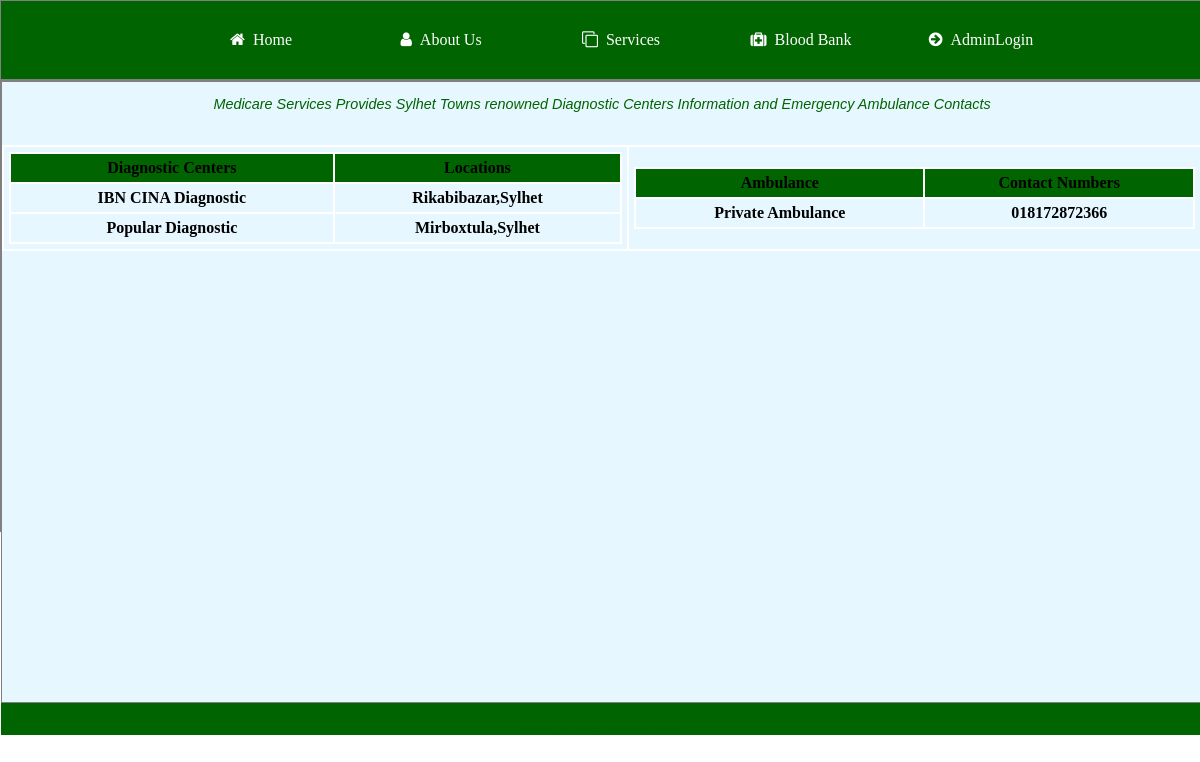
Page /MediServices.php on the committed database.
### tables this page shows
CREATE TABLE `dc` (
  `id` int(12) NOT NULL,
  `DiagnosticCenters` varchar(255) NOT NULL,
  `Locations` varchar(255) NOT NULL
);

CREATE TABLE `ambulance` (
  `id` int(12) NOT NULL,
  `Ambulance` varchar(255) NOT NULL,
  `ContactNumbers` varchar(255) NOT NULL
);

### MediServices.php (the view, shortened to what this page needs)
<?php
		include("connect.php");
?>
<!DOCTYPE html>
<html>
	<head>
	<link rel="stylesheet" href="stylesheet.css"/>
	<link rel="stylesheet" href="https://stackpath.bootstrapcdn.com/font-awesome/4.7.0/css/font-awesome.min.css">
	</head>
	<body>
		<div class="background">
			<div class="menu-bar">
			<ul>
			<li><a href="index.php"><i class="fa fa-home" aria-hidden="true"></i>Home</a></li>
			<li><a href="about.php"><i class="fa fa-user" aria-hidden="true"></i>About Us</a></li>
			<li><a href="#"><i class="fa fa-clone" aria-hidden="true"></i>Services</a>
			</li>
			<li><a href="bloodbank.php"><i class="fa fa-medkit" aria-hidden="true"></i>Blood Bank</a></li>
			<li><a href="login.php"><i class="fa fa-arrow-circle-right" aria-hidden="true"></i>AdminLogin</a></li>
			</ul>
			</div>
			<div class="slider">
			<div class="aboutusbody">
			<p> Medicare Services Provides Sylhet Towns renowned Diagnostic Centers Information and Emergency Ambulance Contacts</p>
				<table>
				<tr><th>
					<?php
					$sql= "select * from dc";
	$res=mysqli_query($conn,$sql);
	echo '<table border="1" width="100%" >';
	echo '<tr bgcolor="#006400" >';
		echo '<th color="white">'.'Diagnostic Centers'.'</th>';
		echo '<th color="white">'.'Locations'.'</th>';
	echo '</tr>';
	while($arr=mysqli_fetch_array($res))
	{
		echo '<tr>';
		echo '<td>'.$arr['DiagnosticCenters'].'</td>';
		echo '<td>'.$arr['Locations'].'</td>';
		echo '</tr>';
	}
	echo '</table>';
					?>
			</th>
				<br>
			<th>
					<?php
					$sql= "select * from ambulance";
	$res=mysqli_query($conn,$sql);
	echo '<table border="1" width="100%" >';
	echo '<tr bgcolor="#006400" color="white">';
		echo '<th>'.'Ambulance'.'</th>';
		echo '<th>'.'Contact Numbers'.'</th>';
	echo '</tr>';
	while($arr=mysqli_fetch_array($res))
	{
		echo '<tr>';
		echo '<td>'.$arr['Ambulance'].'</td>';
		echo '<td>'.$arr['ContactNumbers'].'</td>';
		echo '</tr>';
	}
	echo '</table>';
					?>
			</th>
		</tr>
	</table>
</div>
<footer class="footer">
			<p align="center">Copyright © all reserved here</p>
		</footer>
</div>
			</div>
	</body>
</html>

### stylesheet.css (style rules this page uses)
html, body { height: 100%; margin: 0; }
.background { height: auto; }
.slider { border: 1px solid gray; width: 100%; height: 400px; text-align: center; min-height: 200px; }
.footer { width: 100%; bottom: 0; background-color:rgb(0,100,00); text-align: center; color: white; font-size: 14px; padding-top: 0px; }
.aboutusbody { display: inline-block; border: 1px solid gray; width: 100%; height: auto; font: left; }
.menu-bar { position: -webkit-sticky; position: sticky; top: 0; width: 100%; height: auto; background: rgb(0,100,00); text-align: center; border: 1px solid gray; }
.menu-bar ul { margin: 0px; display: inline-flex; list-style: none; color: white; }
.menu-bar ul li { width:120px; margin: 15px; padding:15px; }
.menu-bar ul li a { text-decoration: none; color: white; }
.menu-bar .fa { margin-right: 8px; }
.slider { background-color : white; border: 1px solid gray; width: 100%; height: 450px; text-align: center; min-height: 200px; }
.footer { width: 100%; bottom: 0; background-color:rgb(0,100,00); text-align: center; color: white; font-size: 14px; padding-top: 5px; }
.footer { width: 100%; bottom: 0; background-color: rgb(0,100,00); text-align: center; color: white; font-size: 14px; padding-top: 5px; }
.aboutusbody { display: inline-block; border: 1px solid gray; width: 100%; height: 620px; background-color: #e6f7ff; font: left; }

### MediServices.php (style rules this page uses)
p { font-family: "Trebuchet MS", Arial, Helvetica, sans-serif; font-style: oblique; color:#006400; font-size:0.9em ; }
table, th, td { border: 2px solid white; border-collapse: collapse; }
th, td { padding: 5px; text-align: center; }
table { border-spacing: 15px; width:100%; }

### rows in the picture
dc: DiagnosticCenters "IBN CINA Diagnostic", Locations "Rikabibazar,Sylhet"
dc: DiagnosticCenters "Popular Diagnostic", Locations "Mirboxtula,Sylhet"
ambulance: Ambulance "Private Ambulance", ContactNumbers "018172872366"
